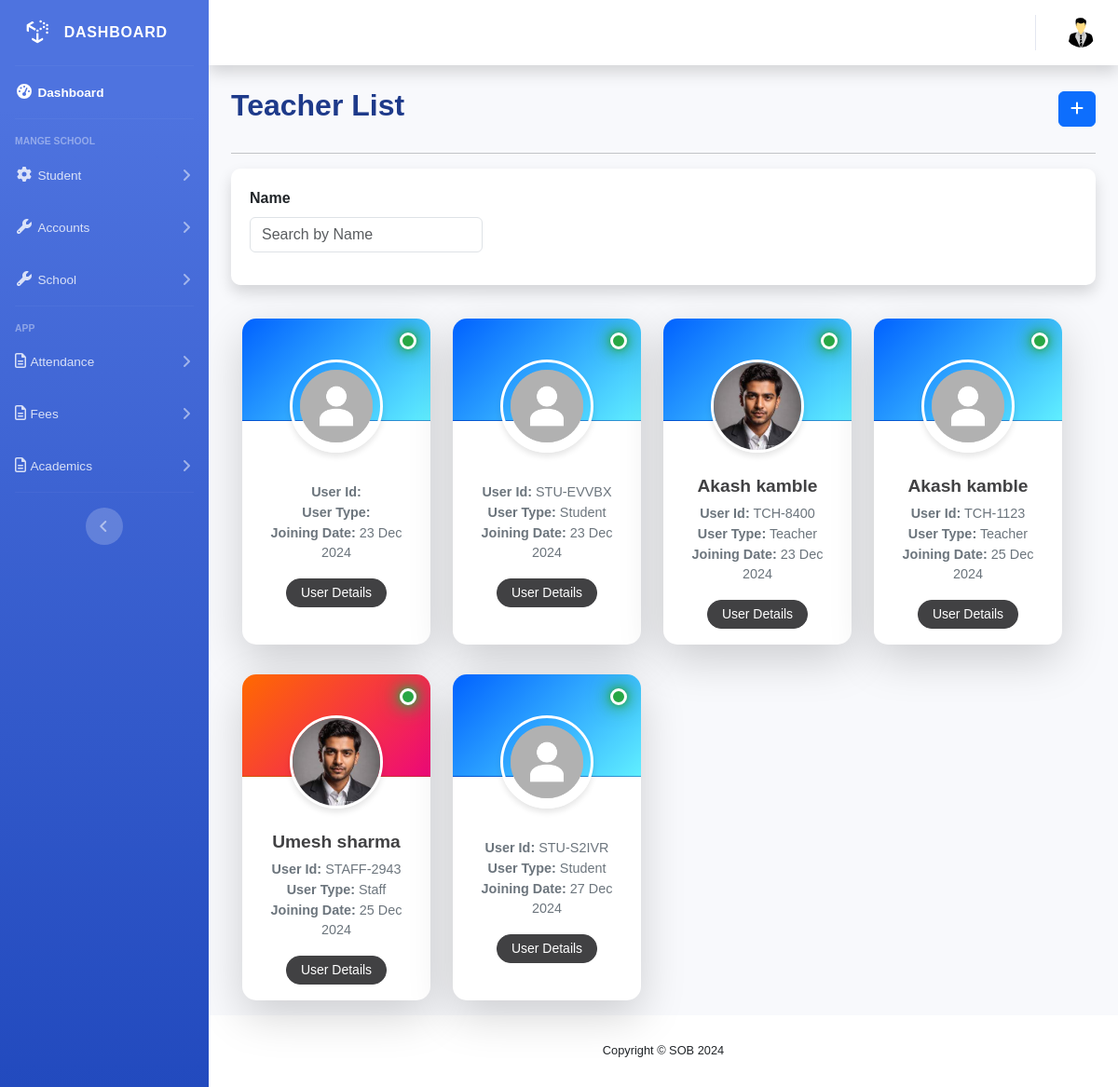
/accounts/manage-access/user-list/, run on the app's committed database.
### accounts/models.py (models this page shows, shortened)
class User(AbstractUser):
    USER_TYPE_CHOICES = (
        ('M', 'Management Admin'),
        ('STA', 'Staff'),
        ('P', 'Principal'),
        ('T', 'Teacher'),
        ('STU', 'Student'),
    )
    user_type = models.CharField(max_length=20, choices=USER_TYPE_CHOICES)
    user_id = models.CharField(max_length=20, blank=True)
    is_active = models.BooleanField(default=True)
    history = HistoricalRecords()

class Profile(models.Model):
    GENDER_CHOICES = (
        ('M', 'Male'),
        ('F', 'Female'),
    )
    RELATION_STATUS_CHOICES = (
        ('S', 'Single'),
        ('M', 'Married'),
        ('D', 'Divorced'),
        ('W', 'Widowed'),
    )
    EMPLOYMENT_TYPE_CHOICES = (
        ('PE', 'Permanent Employee'),
        ('CE', 'Contract Employee'),
    )
    user = models.OneToOneField(User, on_delete=models.CASCADE, related_name='profile')
    date_of_birth = models.DateField(null=True, blank=True)
    gender = models.CharField(max_length=1, choices=GENDER_CHOICES)
    photo = models.ImageField(upload_to='user_profile_photos/', blank=True, null=True, verbose_name="User Photo", help_text="Upload a valid image file (JPG, PNG, etc.) not exceeding 500 KB.")
    contact_number = models.CharField(max_length=10, validators=[RegexValidator(r'^\d{10}$')])
    whatsapp_number = models.CharField(max_length=10, validators=[RegexValidator(r'^\d{10}$')])
    relation_status = models.CharField(max_length=1, choices=RELATION_STATUS_CHOICES)
    adhar_number = models.CharField(max_length=12, validators=[RegexValidator(r'^\d{12}$')])
    bio = models.TextField(blank=True)
    address_line_1 = models.CharField(max_length=255,)
    address_line_2 = models.CharField(max_length=255, blank=True)
    city = models.CharField(max_length=100)
    district = models.CharField(max_length=100)
    state = models.CharField(max_length=2, choices=INDIAN_STATES)
    pin_code = models.CharField(max_length=6, validators=[RegexValidator(r'^\d{6}$')])
    education = models.CharField(max_length=50)
    experience = models.CharField(max_length=50, help_text="As a Teacher or in any other field", null=True, blank=True)
    year_of_experience = models.CharField(max_length=12, default=0, verbose_name='Years of Experience')
    field_of_study = models.CharField(max_length=50, verbose_name='Field of Study', null=True, blank=True)
    certificate = models.CharField(max_length=50, verbose_name='Certificate', null=True, blank=True)
    achivements = models.CharField(max_length=50, verbose_name='Achivements', null=True, blank=True)
    employment_type = models.CharField(max_length=2, choices=EMPLOYMENT_TYPE_CHOICES, verbose_name='Employment Type')
    subjects = models.ManyToManyField('core.Subject', blank=True, verbose_name="Subject Taught")
    specializations = models.CharField(max_length=50,blank=True, verbose_name="Specializ In")
    history = HistoricalRecords()

### accounts/views.py (the view)
# urls.py: path('manage-access/user-list/', UserListView.as_view(), name='access-user-list'),
class UserListView(ListView):
    model = User
    template_name = 'accounts/access_user_list.html'
    context_object_name = 'users'

### accounts/templates/accounts/access_user_list.html (shortened to what this page needs)
{% extends "base.html" %}
{% load static %}
{% load arithmetic %}
{% block main %}
<div class="container">
    <div class="d-flex justify-content-between align-items-center mb-4">
        <h2 class="fw-bold text-start" style="color:#1E3A8A;">Teacher List</h2>
        <div class="d-flex">
            <a href="{% if 'staff' in request.path %}{% url 'access-staff-register' %}{% elif 'teacher' in request.path %}{% url 'access-teacher-register' %}{% endif %}">
            <button class="btn btn-primary">
                <i class="fa-solid fa-plus"></i>{% if 'staff' in request.path %}New Staff{% elif 'teacher' in request.path %}New Teacher{% endif %}
            </button>
            </a>
        </div>
    </div>
    <hr>
    <div class="filter-container shadow">
        <form class="filter-form row">
            <div class="col-md-6">
                <label for="nameFilter" class="filter-label">Name</label>
                <input type="text" class="form-control" id="nameFilter" placeholder="Search by Name">
            </div>
        </form>
    </div>
    <div class="container">
        <div class="row" id="examList">
            <div class="row">
                {% for user in users %}
                <div class="col-md-3 user-card my-3" data-name="{{ user.get_full_name|lower }}">
                    <div class="card shadow-lg">
                        <div class="card-header" style="background: linear-gradient{% if user.user_type == 'STA' %}(135deg, #ff6a00, #ee0979);{% else %}(135deg, #0061ff, #60efff);{% endif %}">
                            <img src="{% if user.profile.photo %}{{ user.profile.photo.url}}{% else %}{% static "core/img/profile.png" %}{% endif %}" alt="User Photo">
                        </div>
                        {% if user.is_active %}
                        <span class="active-status"></span>
                        {% endif %}
                        <div class="card-body">
                            <h5 class="card-title">{{user.get_full_name|capfirst}}</h5>
                            <p class="card-text">
                                <strong>User Id:</strong> {{user.user_id}}<br>
                                <strong>User Type:</strong> {{user.get_user_type_display}}<br>
                                <strong>Joining Date:</strong> {{user.date_joined|date:"d M Y"}}<br>
                            </p>
                            <a href="{% url "access-user-detail" user.id %}" class="btn btn-card btn-sm text-white">User Details</a>
                        </div>
                    </div>
                </div>
            {% endfor %}
        </div>
    </div>
</div>
{% endblock main %}

### accounts/templates/accounts/access_user_list.html (style rules this page uses)
body { background-color: #f5f5f5; }
.card { border: none; border-radius: 10px; box-shadow: 0 4px 8px rgba(0, 0, 0, 0.1); text-align: center; }
.filter-container { background-color: #ffffff; border-radius: 10px; padding: 20px; box-shadow: 0 4px 8px rgba(0, 0, 0, 0.1); margin-bottom: 20px; }
.filter-label { font-weight: bold; margin-right: 10px; }
.filter-form select, .filter-form input { width: 100%; max-width: 250px; margin-bottom: 15px; }
body { background-color: #f5f5f5; font-family: Arial, sans-serif; }
.card { border: none; box-shadow: 0 4px 15px rgba(0, 0, 0, 0.1); transition: transform 0.3s, box-shadow 0.3s; background-color: #fff; max-width: 260px; margin: auto; height: 350px; border-radius: 15px; overflow: hidden; }
.card-header { height: 110px; background: linear-gradient(135deg, #ff6a00, #ee0979); position: relative; border-radius: 15px 15px 0 0; }
.card-header img { position: absolute; bottom: -35px; left: 50%; transform: translateX(-50%); width: 100px; height: 100px; border-radius: 50%; border: 3px solid white; box-shadow: 0 4px 6px rgba(0, 0, 0, 0.1); }
.card-body { padding-top: 50px; text-align: center; }
.card-title { font-size: 1.2rem; font-weight: bold; color: #414143; margin: 0; padding: 0.5rem 0; }
.card-text { font-size: 0.9rem; color: #6c757d; margin-bottom: 1rem; }
.btn-card { background-color: #414143; border-color: #414143; transition: background-color 0.2s, border-color 0.2s; border-radius: 15px; padding-left: 15px; padding-right: 15px; }
.active-status { position: absolute; top: 15px; right: 15px; width: 18px; height: 18px; background-color: #28a745; border-radius: 50%; border: 3px solid white; box-shadow: 0 0 5px rgba(40, 167, 69, 0.8), 0 0 15px rgba(40, 167, 69, 1), 0 0 25px rgba(40, 167, 69, 1); animation: glow 1.5s infinite ease-in-out; }

### data on the page
User: is_active True (drawn), date_joined "23 Dec 2024"
User: is_active True (drawn), user_id "STU-EVVBX", user_type "Student", date_joined "23 Dec 2024"
User: photo (picture), is_active True (drawn), get_full_name "Akash kamble", user_id "TCH-8400", user_type "Teacher", date_joined "23 Dec 2024"
User: is_active True (drawn), get_full_name "Akash kamble", user_id "TCH-1123", user_type "Teacher", date_joined "25 Dec 2024"
User: photo (picture), is_active True (drawn), get_full_name "Umesh sharma", user_id "STAFF-2943", user_type "Staff", date_joined "25 Dec 2024"
User: is_active True (drawn), user_id "STU-S2IVR", user_type "Student", date_joined "27 Dec 2024"
